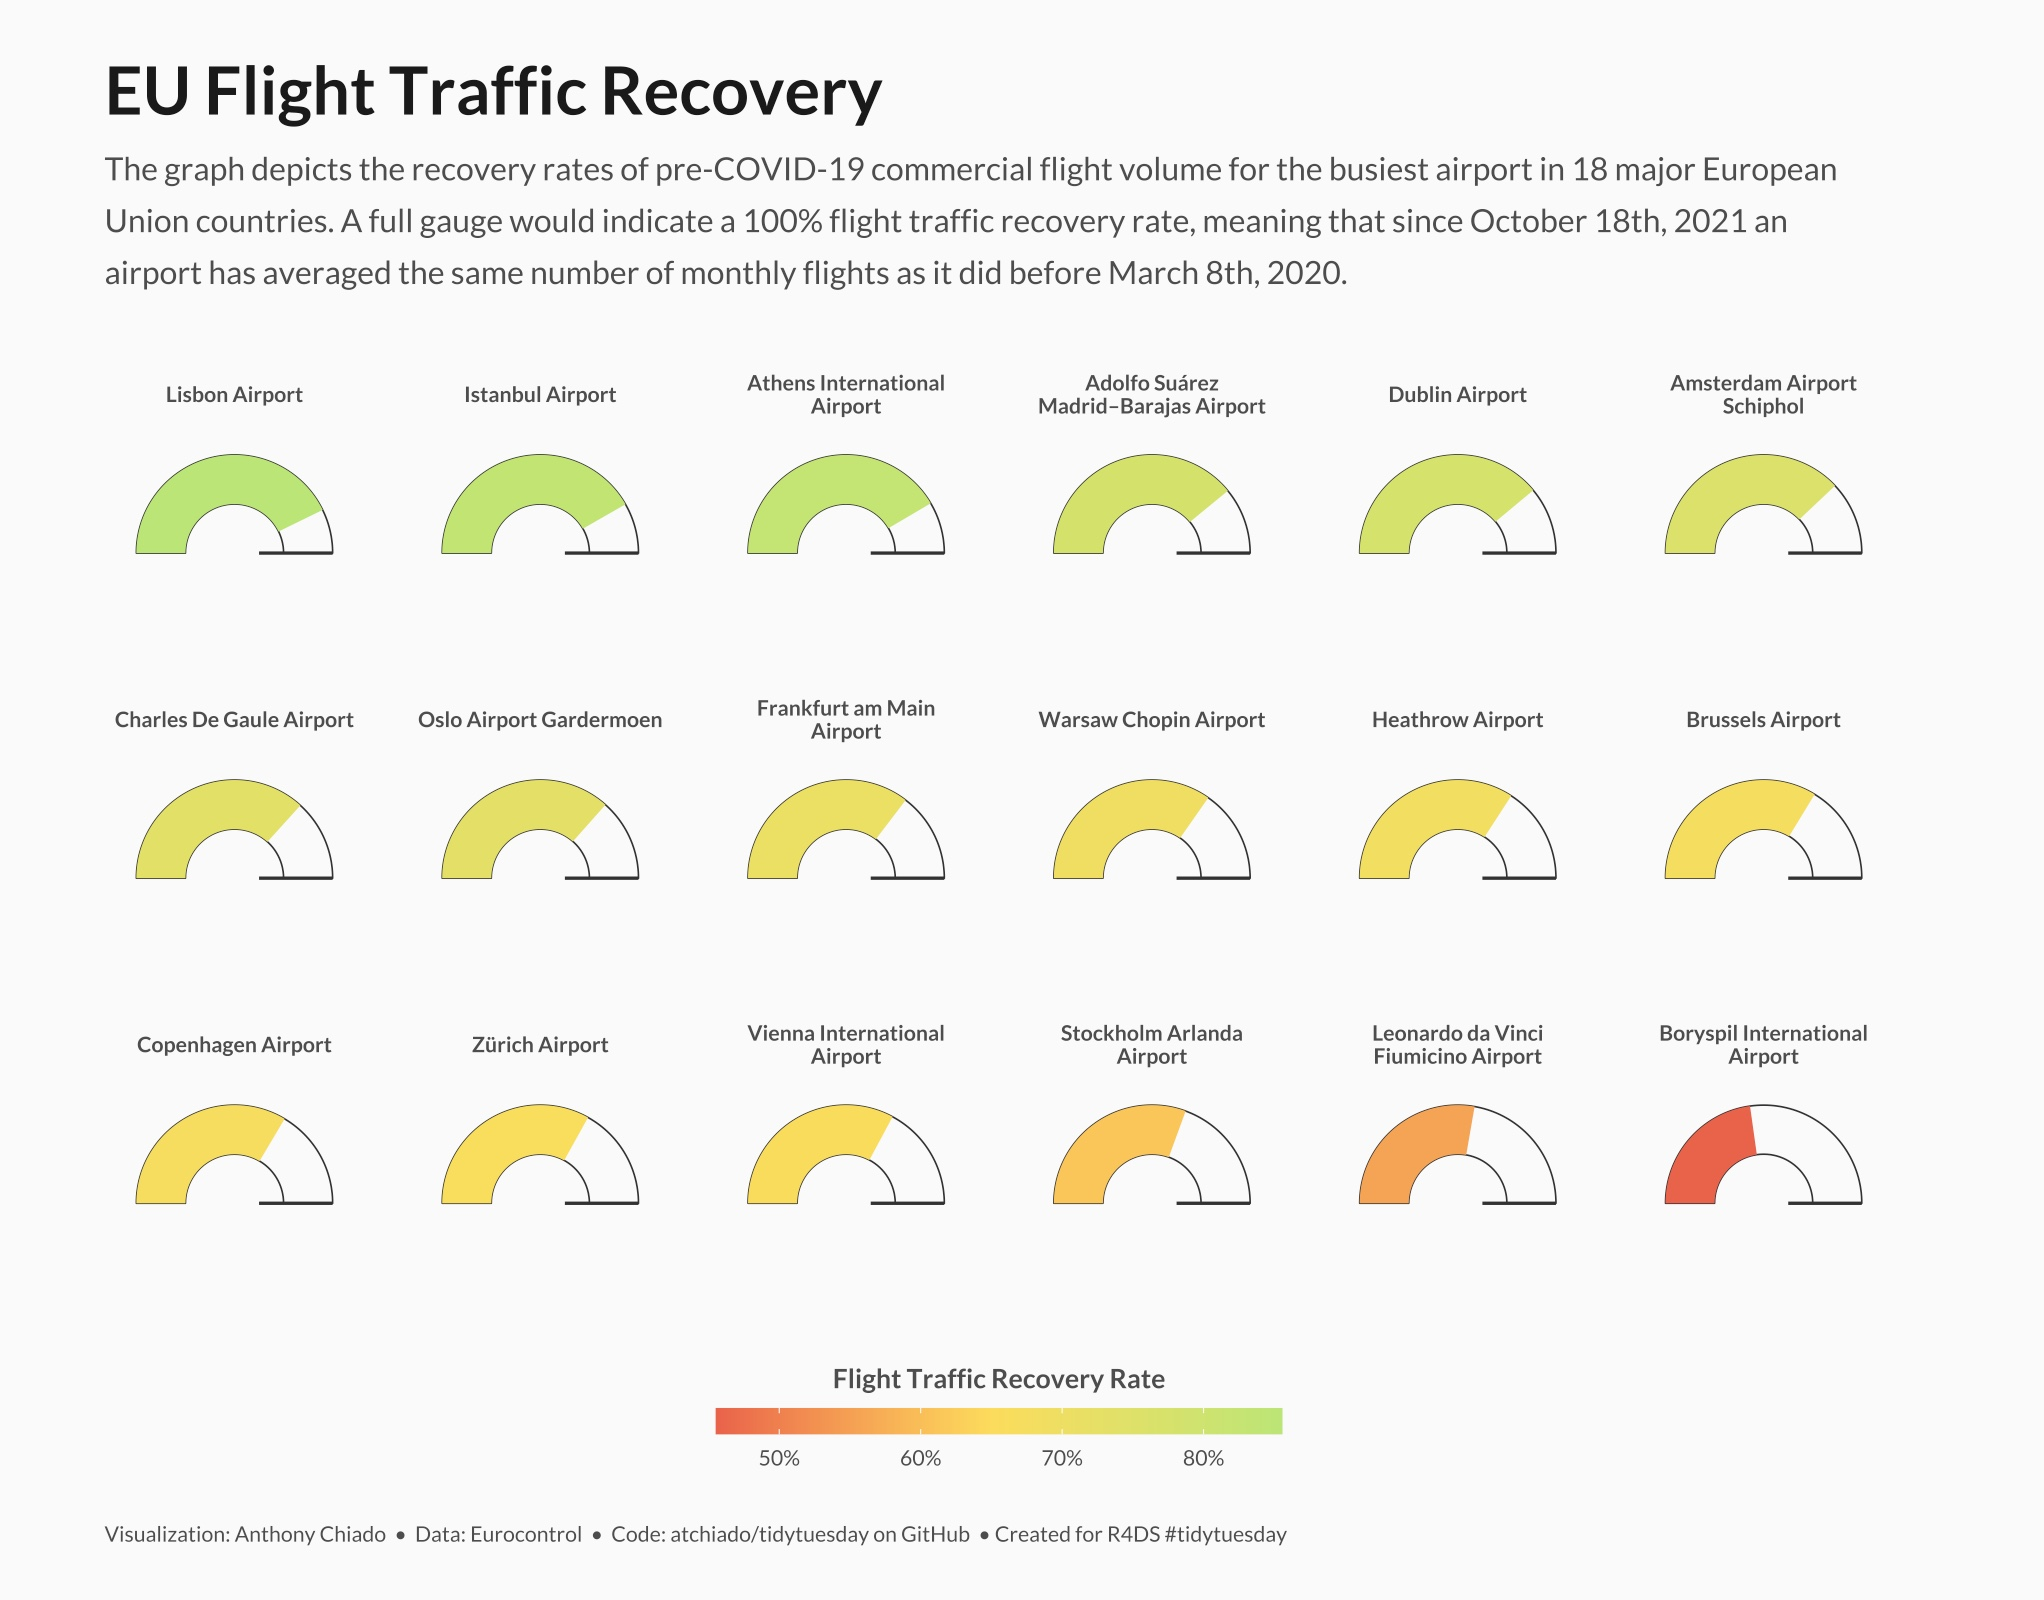

This chart was generated by the following R code:
library(tidyverse)
library(lubridate)
library(ggtext)
library(showtext)
library(RColorBrewer)
font_add_google("Lato")
showtext_auto()


## Load data --------------------
tuesdata <- tidytuesdayR::tt_load(2022, week = 28)
flights <- tuesdata$flights


## Clean data --------------------
# Identify min and max dates in the data
max_date = max(flights$FLT_DATE)
min_date = min(flights$FLT_DATE)

# Wrangle data to be useful for viz
flight_data <- flights %>%
  mutate(date_group = ifelse(FLT_DATE < ymd("2020-03-07"), "pre-covid",
                             ifelse(FLT_DATE > ymd("2021-10-17"), "post-covid", "mid-covid"))) %>%
  filter(APT_NAME %in% c("iGA Istanbul Airport", "Istanbul Atatürk", "Paris-Charles-de-Gaulle",
                        "Amsterdam - Schiphol", "Frankfurt", "Madrid - Barajas", "London - Heathrow",
                        "Athens", "Lisbon", "Rome - Fiumicino", "Vienna", "Zürich", "Kiev - Boryspil",
                        "Oslo - Gardermoen", "Brussels", "Copenhagen - Kastrup", "Dublin",
                        "Stockholm - Arlanda","Warszawa - Chopina")) %>%
  mutate(APT_NAME = recode(APT_NAME,
                         "iGA Istanbul Airport" = "Istanbul Airport",
                         "Istanbul Atatürk" = "Istanbul Airport",
                         "Paris-Charles-de-Gaulle" = "Charles De Gaule Airport",
                         "Amsterdam - Schiphol" = "Amsterdam Airport Schiphol",
                         "Frankfurt" = "Frankfurt am Main Airport",
                         "Madrid - Barajas" = "Adolfo Suárez Madrid–Barajas Airport",
                         "London - Heathrow" = "Heathrow Airport",
                         "Athens" = "Athens International Airport",
                         "Lisbon" = "Lisbon Airport",
                         "Rome - Fiumicino" = "Leonardo da Vinci Fiumicino Airport",
                         "Vienna" = "Vienna International Airport",
                         "Zürich" = "Zürich Airport",
                         "Kiev - Boryspil" = "Boryspil International Airport",
                         "Oslo - Gardermoen" = "Oslo Airport Gardermoen",
                         "Brussels" = "Brussels Airport",
                         "Copenhagen - Kastrup" = "Copenhagen Airport",
                         "Dublin" = "Dublin Airport",
                         "Stockholm - Arlanda" = "Stockholm Arlanda Airport",
                         "Warszawa - Chopina" = "Warsaw Chopin Airport")) %>%
  group_by(APT_NAME, date_group) %>%
  summarise(flight_total = sum(FLT_TOT_1), .groups = "drop") %>%
  rename(airport = APT_NAME) %>%
  pivot_wider(names_from = date_group, values_from = flight_total) %>%
  mutate(pre_covid_monthly = `pre-covid` / ((interval(min_date, ymd("2020-03-08")) %/% days(1)) / 30.4375),
         post_covid_monthly = `post-covid` / ((interval(ymd("2021-10-18"), max_date) %/% days(1)) / 30.4375),
         recovery_rate = post_covid_monthly / pre_covid_monthly)

# Order airports by recovery rate for viz
flight_data$airport <- factor(flight_data$airport)
flight_data$airport <- fct_reorder(flight_data$airport, -flight_data$recovery_rate)
    

## Data viz --------------------
# Set theme
theme_set(theme_minimal(base_family = "Lato"))
theme_update(axis.title = element_blank(),
             plot.background = element_rect(fill = "grey98", color = "grey98"),
             panel.background = element_rect(fill = "grey98", color = "grey98"),
             panel.grid.major.x = element_blank(),
             panel.grid.minor.x = element_blank(),
             panel.grid.major.y = element_blank(),
             panel.grid.minor.y = element_blank(),
             axis.line.y.left = element_blank(),
             panel.spacing.x = unit(0.8, "cm" ),
             panel.spacing.y = unit(0.1, "cm" ),
             axis.ticks.x = element_blank(),
             axis.ticks.y = element_blank(),
             axis.text.y = element_blank(),
             axis.text.x = element_blank(),
             strip.text = element_text(family = "Lato", size = 8, face = "bold", hjust = 0.5, color = "grey30"),
             strip.background = element_rect(fill = "grey98", color = "grey98"),
             legend.position = "bottom",
             legend.background = element_rect(fill = "grey98", color = "grey98"),
             legend.title = element_text(size = 10, hjust = 0.5, face = "bold", color = "grey30"),
             legend.text = element_text(family = "Lato", size = 8, color = "grey30"),
             legend.margin = margin(t = 0),
             plot.margin = margin(10, 60, 20, 40),
             plot.title = element_text(family = "Lato", color = "grey10", size = 25, face = "bold",
                                       margin = margin(t = 15)),
             plot.subtitle = element_text(family = "Lato", color = "grey30", size = 12, lineheight = 1.35,
                                              margin = margin(t = 10, b = 25)),
             plot.title.position = "plot",
             plot.caption.position = "plot",
             plot.caption = element_text(family = "Lato", color = "grey30", size = 8, lineheight = 1.2, 
                                         hjust = 0, margin = margin(t = 20)))

# Plot data
ggplot(flight_data, aes(fill = recovery_rate, ymin = 0, ymax = recovery_rate, xmax = 2, xmin = 1)) +
  geom_rect(aes(ymin = 0, ymax = 1, xmax = 2, xmin = 1), fill = "grey98", color = "grey20", size = 0.3) +
  geom_rect() + 
  geom_segment(aes(y = 1, yend = 1, x = 0.5, xend = 2), color = "grey20", size = 0.6) +
  coord_polar(theta = "y", start = 3 * pi / 2) +
  xlim(0, 2) +
  ylim(0, 2) +
  facet_wrap(~ airport, labeller = labeller(airport = label_wrap_gen(width = 25)), nrow = 3) +
  scale_fill_gradient2(low ="#e75a49", mid = "#fcdc5c", high = "#bbe576",
                       midpoint = 0.65, labels = scales::percent) +
  guides(fill = guide_colorbar(title = "Flight Traffic Recovery Rate",
                               title.position = "top",
                               barwidth = unit(75, units = "mm"),
                               barheight = unit(3.5, unit = "mm"))) +
  labs(title = "EU Flight Traffic Recovery",
       subtitle = "The graph depicts the recovery rates of pre-COVID-19 commercial flight volume for the busiest airport in 18 major European\nUnion countries. A full gauge would indicate a 100% flight traffic recovery rate, meaning that since October 18th, 2021 an\nairport has averaged the same number of monthly flights as it did before March 8th, 2020.",
       caption = "Visualization: Anthony Chiado  •  Data: Eurocontrol  •  Code: atchiado/tidytuesday on GitHub  • Created for R4DS #tidytuesday")

  
